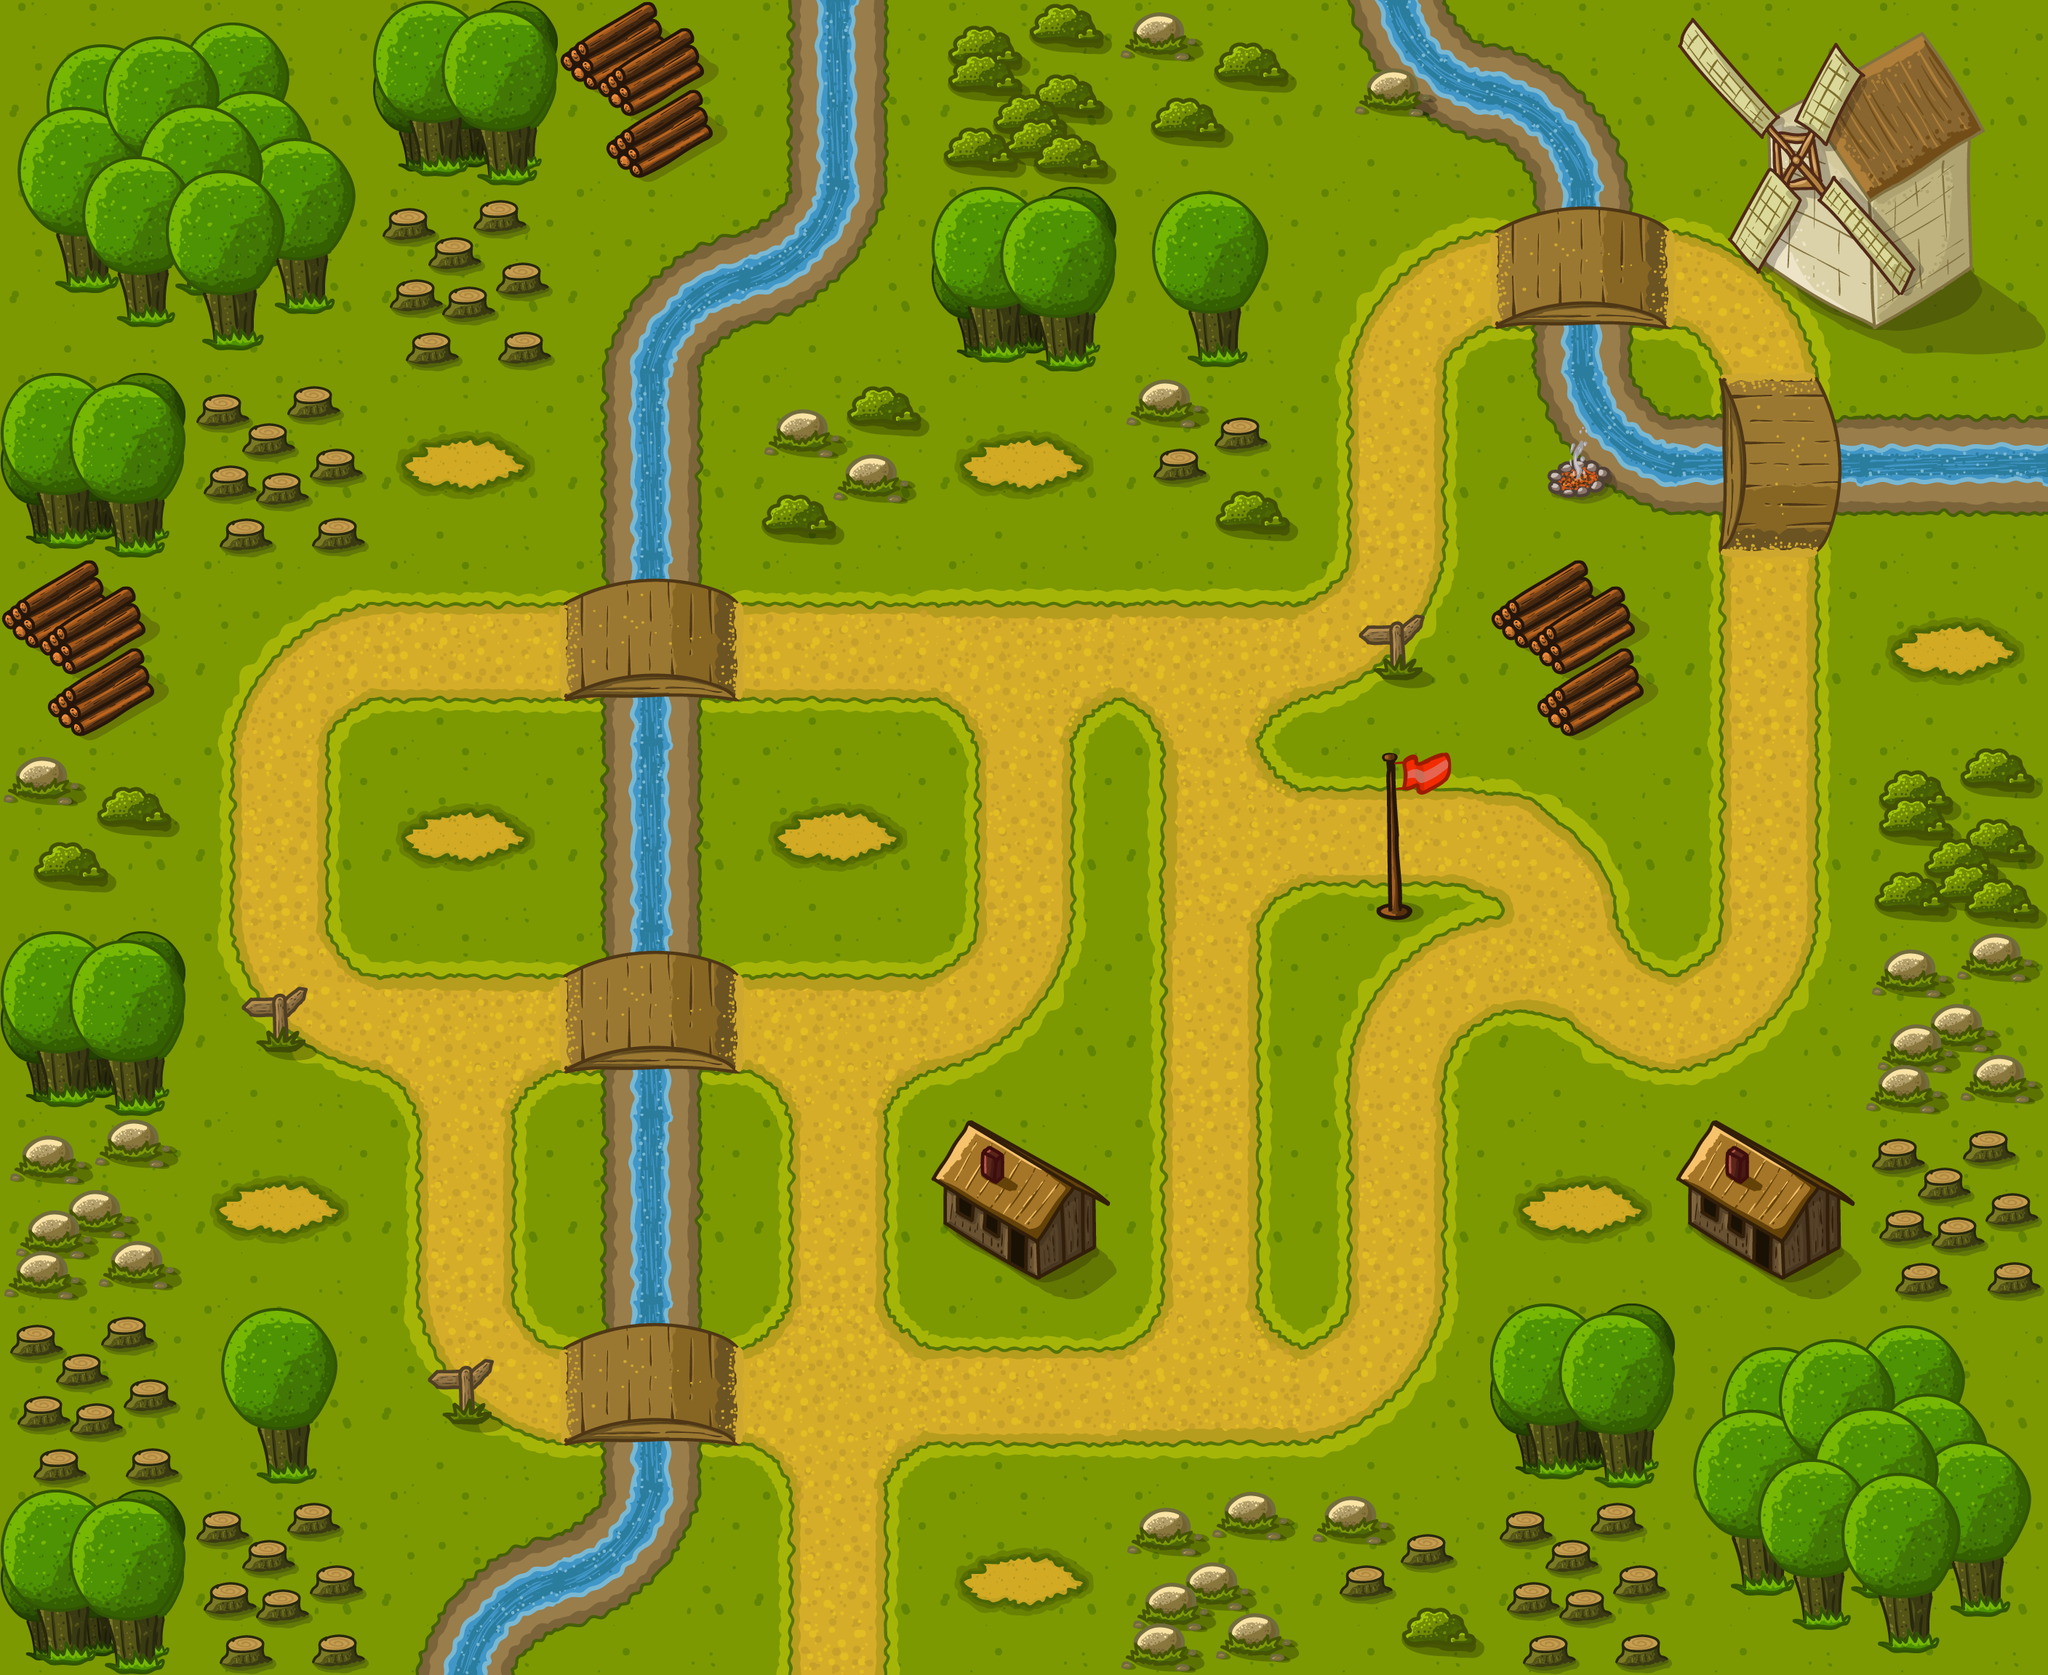

Below is a game level as drawn by its tile map, then a one-line description and the .tmx file that defines it, in full:
An orthogonal 11x9 tile map with 256x256 px tiles, 5 tile layers (bg, road, river, obj, ...) and 1 object.

<map version="1.5" tiledversion="1.7.2" orientation="orthogonal" renderorder="right-down" width="11" height="9" tilewidth="256" tileheight="256" infinite="0" nextlayerid="10" nextobjectid="3">
 <tileset firstgid="1" name="tail" tilewidth="256" tileheight="256" tilecount="49" columns="0">
  <grid orientation="orthogonal" width="1" height="1" />
  <tile id="0">
   <image width="256" height="256" source="../PNG/tail_12/1.png" />
  </tile>
  <tile id="1">
   <image width="256" height="256" source="../PNG/tail_12/2.png" />
  </tile>
  <tile id="2">
   <image width="256" height="256" source="../PNG/tail_12/3.png" />
  </tile>
  <tile id="3">
   <image width="256" height="256" source="../PNG/tail_12/4.png" />
  </tile>
  <tile id="4">
   <image width="256" height="256" source="../PNG/tail_12/5.png" />
  </tile>
  <tile id="5">
   <image width="256" height="256" source="../PNG/tail_12/6.png" />
  </tile>
  <tile id="6">
   <image width="256" height="256" source="../PNG/tail_12/7.png" />
  </tile>
  <tile id="7">
   <image width="256" height="256" source="../PNG/tail_12/8.png" />
  </tile>
  <tile id="8">
   <image width="256" height="256" source="../PNG/tail_12/9.png" />
  </tile>
  <tile id="9">
   <image width="256" height="256" source="../PNG/tail_12/10.png" />
  </tile>
  <tile id="10">
   <image width="256" height="256" source="../PNG/tail_12/11.png" />
  </tile>
  <tile id="11">
   <image width="256" height="256" source="../PNG/tail_12/12.png" />
  </tile>
  <tile id="12">
   <image width="256" height="256" source="../PNG/tail_12/13.png" />
  </tile>
  <tile id="13">
   <image width="256" height="256" source="../PNG/tail_12/14.png" />
  </tile>
  <tile id="14">
   <image width="256" height="256" source="../PNG/tail_12/15.png" />
  </tile>
  <tile id="15">
   <image width="256" height="256" source="../PNG/tail_12/16.png" />
  </tile>
  <tile id="16">
   <image width="256" height="256" source="../PNG/tail_12/17.png" />
  </tile>
  <tile id="17">
   <image width="256" height="256" source="../PNG/tail_12/18.png" />
  </tile>
  <tile id="18">
   <image width="256" height="256" source="../PNG/tail_12/19.png" />
  </tile>
  <tile id="19">
   <image width="256" height="256" source="../PNG/tail_12/20.png" />
  </tile>
  <tile id="20">
   <image width="256" height="256" source="../PNG/tail_12/21.png" />
  </tile>
  <tile id="21">
   <image width="256" height="256" source="../PNG/tail_12/22.png" />
   <objectgroup draworder="index" id="2">
    <object id="7" x="126.571" y="123.849">
     <point />
    </object>
   </objectgroup>
  </tile>
  <tile id="22">
   <image width="256" height="256" source="../PNG/tail_12/23.png" />
  </tile>
  <tile id="23">
   <image width="256" height="256" source="../PNG/tail_12/24.png" />
  </tile>
  <tile id="24">
   <image width="256" height="256" source="../PNG/tail_12/25.png" />
  </tile>
  <tile id="25">
   <image width="256" height="256" source="../PNG/tail_12/26.png" />
  </tile>
  <tile id="26">
   <image width="256" height="256" source="../PNG/tail_12/27.png" />
  </tile>
  <tile id="27">
   <image width="256" height="256" source="../PNG/tail_12/28.png" />
  </tile>
  <tile id="28">
   <image width="256" height="256" source="../PNG/tail_12/29.png" />
  </tile>
  <tile id="29">
   <image width="256" height="256" source="../PNG/tail_12/30.png" />
  </tile>
  <tile id="30">
   <image width="256" height="256" source="../PNG/tail_12/31.png" />
  </tile>
  <tile id="31">
   <image width="256" height="256" source="../PNG/tail_12/32.png" />
  </tile>
  <tile id="32">
   <image width="256" height="256" source="../PNG/tail_12/33.png" />
  </tile>
  <tile id="33">
   <image width="256" height="256" source="../PNG/tail_12/34.png" />
  </tile>
  <tile id="34">
   <image width="256" height="256" source="../PNG/tail_12/35.png" />
  </tile>
  <tile id="35">
   <image width="256" height="256" source="../PNG/tail_12/36.png" />
  </tile>
  <tile id="36">
   <image width="256" height="256" source="../PNG/tail_12/37.png" />
  </tile>
  <tile id="37">
   <image width="256" height="256" source="../PNG/tail_12/38.png" />
  </tile>
  <tile id="38">
   <image width="256" height="256" source="../PNG/tail_12/39.png" />
  </tile>
  <tile id="39">
   <image width="256" height="256" source="../PNG/tail_12/40.png" />
  </tile>
  <tile id="40">
   <image width="256" height="256" source="../PNG/tail_12/41.png" />
  </tile>
  <tile id="41">
   <image width="256" height="256" source="../PNG/tail_12/42.png" />
  </tile>
  <tile id="42">
   <image width="256" height="256" source="../PNG/tail_12/43.png" />
  </tile>
  <tile id="43">
   <image width="256" height="256" source="../PNG/tail_12/44.png" />
  </tile>
  <tile id="44">
   <image width="256" height="256" source="../PNG/tail_12/45.png" />
  </tile>
  <tile id="45">
   <image width="256" height="256" source="../PNG/tail_12/46.png" />
  </tile>
  <tile id="46">
   <image width="256" height="256" source="../PNG/tail_12/47.png" />
  </tile>
  <tile id="47">
   <image width="256" height="256" source="../PNG/tail_12/48.png" />
  </tile>
  <tile id="48">
   <image width="256" height="256" source="../PNG/tail_12/49.png" />
  </tile>
 </tileset>
 <layer id="4" name="bg" width="11" height="9">
  <data encoding="csv">
42,42,42,42,42,42,42,42,42,42,42,
42,42,42,42,42,42,42,42,42,42,42,
42,42,42,42,42,42,42,42,42,42,42,
42,42,42,42,42,42,42,42,42,42,42,
42,42,42,42,42,42,42,42,42,42,42,
42,42,42,42,42,42,42,42,42,42,42,
42,42,42,42,42,42,42,42,42,42,42,
42,42,42,42,42,42,42,42,42,42,42,
42,42,42,42,42,42,42,42,42,42,42
</data>
 </layer>
 <layer id="1" name="road" width="11" height="9">
  <data encoding="csv">
0,0,0,0,0,0,0,0,0,0,0,
0,0,0,0,0,0,0,1,8,2,0,
0,0,0,0,0,0,0,6,0,6,0,
0,1,8,8,8,5,5,4,0,6,0,
0,6,0,0,0,6,1610612741,9,10,6,0,
0,3,5,8,5,4,6,11,12,4,0,
0,0,6,0,6,0,6,6,0,0,0,
0,0,3,8,7,8,1073741829,4,0,0,0,
0,0,0,0,6,0,0,0,0,0,0
</data>
 </layer>
 <layer id="3" name="river" width="11" height="9">
  <data encoding="csv">
0,0,0,0,17,0,0,15,14,0,0,
0,0,0,13,16,0,0,0,17,0,0,
0,0,0,17,0,0,0,0,15,18,18,
0,0,0,17,0,0,0,0,0,0,0,
0,0,0,17,0,0,0,0,0,0,0,
0,0,0,17,0,0,0,0,0,0,0,
0,0,0,17,0,0,0,0,0,0,0,
0,0,0,17,0,0,0,0,0,0,0,
0,0,13,16,0,0,0,0,0,0,0
</data>
 </layer>
 <layer id="5" name="obj" width="11" height="9">
  <data encoding="csv">
43,44,37,34,0,30,49,24,0,38,39,
45,46,31,0,0,37,33,0,27,40,41,
37,31,0,0,47,0,48,0,23,2684354587,0,
34,0,0,27,0,0,0,20,34,0,0,
49,0,0,0,0,0,0,29,0,0,30,
37,20,0,27,0,0,0,0,0,0,36,
36,0,0,0,0,28,0,0,0,28,31,
31,33,20,27,0,0,0,0,37,43,44,
37,31,0,0,0,0,36,48,31,45,46
</data>
 </layer>
 <layer id="8" name="towers" width="11" height="9">
  <data encoding="csv">
0,0,0,0,0,0,0,0,0,0,0,
0,0,0,0,0,0,0,0,0,0,0,
0,0,22,0,0,22,0,0,0,0,0,
0,0,0,0,0,0,0,0,0,0,22,
0,0,22,0,22,0,0,0,0,0,0,
0,0,0,0,0,0,0,0,0,0,0,
0,22,0,0,0,0,0,0,22,0,0,
0,0,0,0,0,0,0,0,0,0,0,
0,0,0,0,0,22,0,0,0,0,0
</data>
 </layer>
</map>
